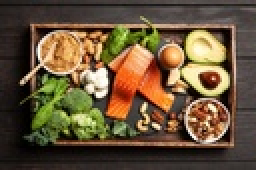
%> input picture Project1/Part2/images/food1.jpg, 128 x 85 px, shrunk from 799 x 533 before the run (shown 2 times larger)
$ octave geometric_transformation.m   (GNU Octave 9; MATLAB toolbox functions it lacks are replaced by stand-ins)
%> lines starting %> are read from the running program, lines starting %| are printed output that depends on the picture
%%%%%%%%%%%%%%%%%%%%%%%%%%%%%%%%%%%%%%%%%%%%%%%%%%%%%%%%%%%%%%%%%%%%%%%%%%
% Reynerio Rubio
% ID# 109899097
% ESE 558
% SPRING 2019
% 04/05/2019
%
% GEOMETRIC TRANSFORMATION OF IMAGES
%
%%%%%%%%%%%%%%%%%%%%%%%%%%%%%%%%%%%%%%%%%%%%%%%%%%%%%%%%%%%%%%%%%%%%%%%%%%

% Read an RGB image color image in images folder,  'images/food1.jpg'.

%IMG0 = imread('images/mona-lisa.png');
IMG0 = imread('images/food1.jpg');
%> IMG0 is the input picture: size 85x128x3 uint8; mean R, G, B 103.2, 83.4, 57
%[M, N, C] = size(IMG0);     % M: Num. of Rows ,
                            % N : Num. of Columns ,
                            % C : Num. of color bands = 3
figure
imshow(IMG0);
title("IMG0: Original Image");

% [6 lines of commented-out code are left out]
IMG1= rgb2gray(IMG0);
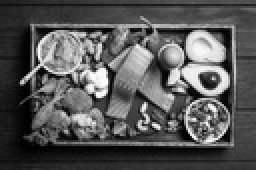
%> IMG1: size 85x128 uint8 (shown 2 times larger); min 0, max 254, mean 86.3
% imshow(IMG1);
% title("IMG1: Grayscale");

figure
IMG1fp = double(IMG1)/255.0;
imshow(IMG1fp);
title("IMG1fp: Grayscale w/ fp");

figure
S = 5;
IMG2a = MF(IMG1fp, S);
imshow(IMG2a);
title(sprintf("IMG2a: Median Filter, %dx%d", S, S));
%
figure
S = 3;
K = 4;
IMG2b = KNN(IMG1fp, S, K);
% [77 lines not run here, left out]
function g = MF(f, S)
%> called with S = 5
    [M, N] = size(f);     % M: Num. of Rows
%> M = 85; N = 128
                          % N: Num. of Columns
    P = floor(S / 2);
    Q = floor(S / 2);
    total = (2*P+1)*(2*Q+1);
    med = zeros(1, total);
    for m = 1:M         % each row of input
        for n = 1:N     % each column of input
            r = 1;      % index for med[]
            for p = -P:P
                pval = (m - p);
                if(pval < 0)
                    k = abs(pval);
                elseif(pval > M-1)
                    k = M-1-(pval-(M-1));
                elseif(pval == 0)
                    k = 1;
                else
                    k = pval;
                end
                for q = -Q:Q
                    qval = (n - q);
                    if(qval < 0)
                        l = abs(qval);
                    elseif(qval > N-1)
                        l = N-1-(qval-(N-1));
                    elseif(qval == 0)
                        l = 1;
                    else
                        l = qval;
                    end

                    point = f(k,l);
                    med(r) = point;
                    r = r + 1;
                end
            end
            g(m,n) = median(med);
        end
    end
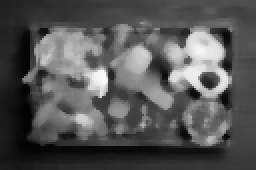
%> g: size 85x128 double (shown 2 times larger); min 0.00784, max 0.98, mean 0.334
%> after the loop, k = 83; l = 126; med = 25 values, max 0.235 at index 9, min 0.153 at index 3, mean 0.207
end


%{
%%%%%%%%%%%%%%%%%%%%%%%%%%%%%%%%%%%%%%%%%%%%%%%%%%%%%%%%%%%%%%%%%%%%%%%%%%%
% Function name:
%   knn(f, S, K)
%
% Description:
%   Computes edge-preserving noise smoothing using SxS K-Nearest Neighbor
%
% Parameters:
%   f:       image to be filtered
%   S:       filter size (SxS)
%   K:       value for number of neighbors
%
% Output:
%   g:    g[m][n] an SxS k nearest neighbor filtered image
%%%%%%%%%%%%%%%%%%%%%%%%%%%%%%%%%%%%%%%%%%%%%%%%%%%%%%%%%%%%%%%%%%%%%%%%%%%
%}
function g = KNN(f, S, K)
%> called with S = 3, K = 4
    [M, N] = size(f);     % M: Num. of Rows ,
                            % N: Num. of Columns
    P = floor(S / 2);
    Q = floor(S / 2);
    total = (2*P+1)*(2*Q+1);
    centerindex = 2*P+1;
    neighbors = zeros(1, total);
    distances = zeros(1, total);
    for m = 1:M     % each row of input
        for n = 1:N % each column of input
            r = 1;      % index for neighbors[]
            for p = -P:P
                pval = (m - p);
                if(pval < 0)
                    k = abs(pval);
                elseif(pval > M-1)
                    k = M-1-(pval-(M-1));
                elseif(pval == 0)
                    k = 1;
                else
                    k = pval;
                end
                for q = -Q:Q
                    qval = (n - q);
                    if(qval < 0)
                        l = abs(qval);
                    elseif(qval > N-1)
                        l = N-1-(qval-(N-1));
                    elseif(qval == 0)
                        l = 1;
                    else
                        l = qval;
                    end

                    center = f(m,n);
                    point = f(k,l);
                    neighbors(r) = point;
                    distances(r) = abs(point - center);
                    r = r + 1;
                end
            end

            % don't include center index when finding K smallest distances
            [~, kindex] = mink(distances,K+1);

            mean = 0;
            for i = 1:K+1
               meanindex = kindex(i);
                % don't include center index
               if(meanindex ~= centerindex)
                   mean = mean + neighbors(meanindex);
               end
            end
            mean = mean / K;
            g(m,n) = mean;
        end
    end
%> (the run ends here)

$ run again, with Project1/Part2/images/aaron-judge-128x128.jpg copied over Project1/Part2/images/food1.jpg
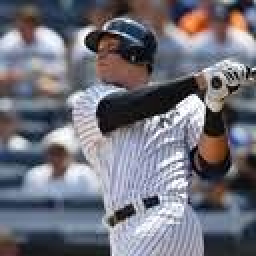
%> input picture Project1/Part2/images/aaron-judge-128x128.jpg, 128 x 128 px (shown 2 times larger)
%> IMG0 is the input picture: size 128x128x3 uint8; mean R, G, B 113.3, 112.8, 122.6
%> `IMG1= rgb2gray(IMG0);`:
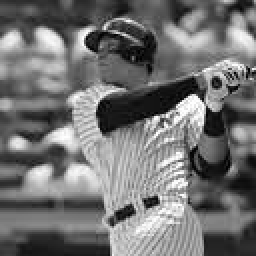
%> IMG1: size 128x128 uint8 (shown 2 times larger); min 0, max 255, mean 114.1
%> after the loop in MF, `for m = 1:M`:
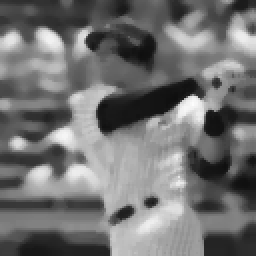
%> g: size 128x128 double (shown 2 times larger); min 0.0549, max 0.992, mean 0.446
%> after the loop in MF, `for m = 1:M`: k = 126; med = 25 values, max 0.184 at index 4, min 0.157 at index 16, mean 0.172
